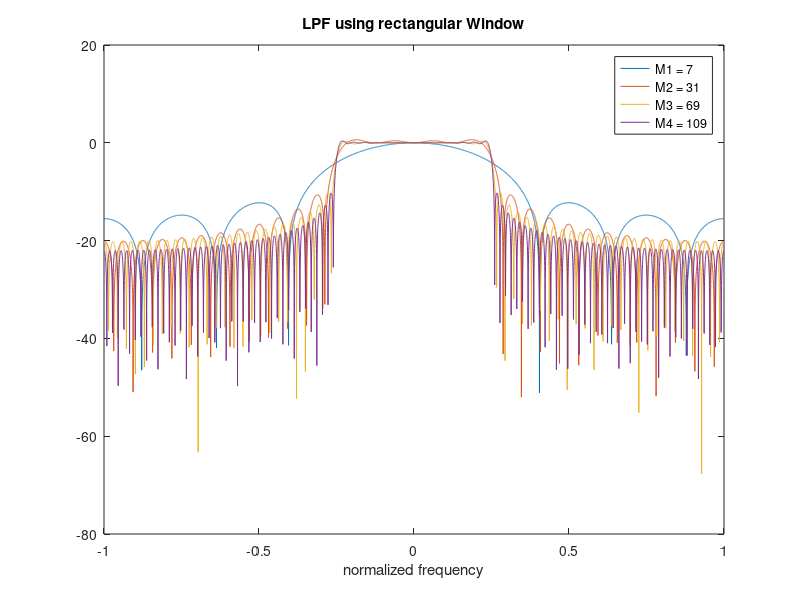

MATLAB code for this plot:
clc; clear all;

M1=7;
M2=31;
M3=69;
M4=109;

Wc = pi/4;
fc = Wc/2*pi;
Wn = Wc/pi;

rect1 = rectwin(M1);
brect1 = fir1(M1-1, Wn, rect1);
[H1, W1] = freqz(brect1, 1, [-pi:0.001:pi]);

rect2 = rectwin(M2);
brect2 = fir1(M2-1, Wn, rect2);
[H2, W2] = freqz(brect2, 1, [-pi:0.001:pi]);

rect3 = rectwin(M3);
brect3 = fir1(M3-1, Wn, rect3);
[H3, W3] = freqz(brect3, 1, [-pi:0.001:pi]);

rect4 = rectwin(M4);
brect4 = fir1(M4-1, Wn, rect4);
[H4, W4] = freqz(brect4, 1, [-pi:0.001:pi]);

plot(   W1/pi, 10*log10 (abs(H1)),... 
        W2/pi, 10*log10(abs(H2)),...
        W3/pi, 10*log10(abs(H3)),... 
        W4/pi, 10*log10(abs(H4)));
   
legend( 'M1 = 7', 'M2 = 31 ', 'M3 = 69' , 'M4 = 109');
title('LPF using rectangular Window') ;
xlabel('normalized frequency');
